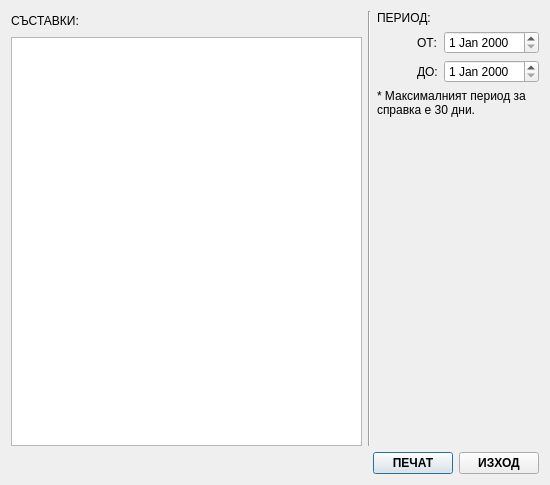
<?xml version="1.0" encoding="UTF-8"?>
<ui version="4.0">
 <class>DialogQueryCompleteRcps</class>
 <widget class="QDialog" name="DialogQueryCompleteRcps">
  <property name="geometry">
   <rect>
    <x>0</x>
    <y>0</y>
    <width>550</width>
    <height>485</height>
   </rect>
  </property>
  <property name="windowTitle">
   <string>СПРАВКА ЗА ИЗПЪЛНЕНИ РЕЦЕПТИ</string>
  </property>
  <layout class="QVBoxLayout" name="verticalLayout_3">
   <item>
    <layout class="QHBoxLayout" name="horizontalLayout_5">
     <item>
      <layout class="QVBoxLayout" name="verticalLayout">
       <item>
        <layout class="QHBoxLayout" name="horizontalLayout_4">
         <item>
          <widget class="QLabel" name="label">
           <property name="text">
            <string>СЪСТАВКИ:</string>
           </property>
          </widget>
         </item>
         <item>
          <spacer name="horizontalSpacer_2">
           <property name="orientation">
            <enum>Qt::Horizontal</enum>
           </property>
           <property name="sizeHint" stdset="0">
            <size>
             <width>40</width>
             <height>20</height>
            </size>
           </property>
          </spacer>
         </item>
        </layout>
       </item>
       <item>
        <widget class="QListWidget" name="listWidget">
         <property name="minimumSize">
          <size>
           <width>0</width>
           <height>0</height>
          </size>
         </property>
        </widget>
       </item>
      </layout>
     </item>
     <item>
      <widget class="Line" name="line">
       <property name="orientation">
        <enum>Qt::Vertical</enum>
       </property>
      </widget>
     </item>
     <item>
      <layout class="QVBoxLayout" name="verticalLayout_2">
       <item>
        <widget class="QLabel" name="label_5">
         <property name="text">
          <string>ПЕРИОД:</string>
         </property>
        </widget>
       </item>
       <item>
        <layout class="QHBoxLayout" name="horizontalLayout_2">
         <item>
          <spacer name="horizontalSpacer_4">
           <property name="orientation">
            <enum>Qt::Horizontal</enum>
           </property>
           <property name="sizeType">
            <enum>QSizePolicy::Minimum</enum>
           </property>
           <property name="sizeHint" stdset="0">
            <size>
             <width>40</width>
             <height>20</height>
            </size>
           </property>
          </spacer>
         </item>
         <item>
          <widget class="QLabel" name="label_2">
           <property name="text">
            <string>ОТ:</string>
           </property>
          </widget>
         </item>
         <item>
          <widget class="QDateEdit" name="dateEditStart"/>
         </item>
        </layout>
       </item>
       <item>
        <layout class="QHBoxLayout" name="horizontalLayout_3">
         <item>
          <spacer name="horizontalSpacer_3">
           <property name="orientation">
            <enum>Qt::Horizontal</enum>
           </property>
           <property name="sizeType">
            <enum>QSizePolicy::Minimum</enum>
           </property>
           <property name="sizeHint" stdset="0">
            <size>
             <width>40</width>
             <height>20</height>
            </size>
           </property>
          </spacer>
         </item>
         <item>
          <widget class="QLabel" name="label_3">
           <property name="text">
            <string>ДО:</string>
           </property>
          </widget>
         </item>
         <item>
          <widget class="QDateEdit" name="dateEditEnd"/>
         </item>
        </layout>
       </item>
       <item>
        <widget class="QLabel" name="label_4">
         <property name="text">
          <string>* Максималният период за справка е 30 дни.</string>
         </property>
         <property name="wordWrap">
          <bool>true</bool>
         </property>
        </widget>
       </item>
       <item>
        <spacer name="verticalSpacer">
         <property name="orientation">
          <enum>Qt::Vertical</enum>
         </property>
         <property name="sizeHint" stdset="0">
          <size>
           <width>20</width>
           <height>40</height>
          </size>
         </property>
        </spacer>
       </item>
      </layout>
     </item>
    </layout>
   </item>
   <item>
    <layout class="QHBoxLayout" name="horizontalLayout">
     <item>
      <spacer name="horizontalSpacer">
       <property name="orientation">
        <enum>Qt::Horizontal</enum>
       </property>
       <property name="sizeHint" stdset="0">
        <size>
         <width>40</width>
         <height>20</height>
        </size>
       </property>
      </spacer>
     </item>
     <item>
      <widget class="QPushButton" name="btnPrint">
       <property name="font">
        <font>
         <weight>75</weight>
         <bold>true</bold>
        </font>
       </property>
       <property name="text">
        <string>ПЕЧАТ</string>
       </property>
      </widget>
     </item>
     <item>
      <widget class="QPushButton" name="btnExit">
       <property name="font">
        <font>
         <weight>75</weight>
         <bold>true</bold>
        </font>
       </property>
       <property name="text">
        <string>ИЗХОД</string>
       </property>
      </widget>
     </item>
    </layout>
   </item>
  </layout>
 </widget>
 <resources/>
 <connections>
  <connection>
   <sender>btnExit</sender>
   <signal>clicked()</signal>
   <receiver>DialogQueryCompleteRcps</receiver>
   <slot>accept()</slot>
   <hints>
    <hint type="sourcelabel">
     <x>502</x>
     <y>463</y>
    </hint>
    <hint type="destinationlabel">
     <x>274</x>
     <y>242</y>
    </hint>
   </hints>
  </connection>
 </connections>
</ui>
